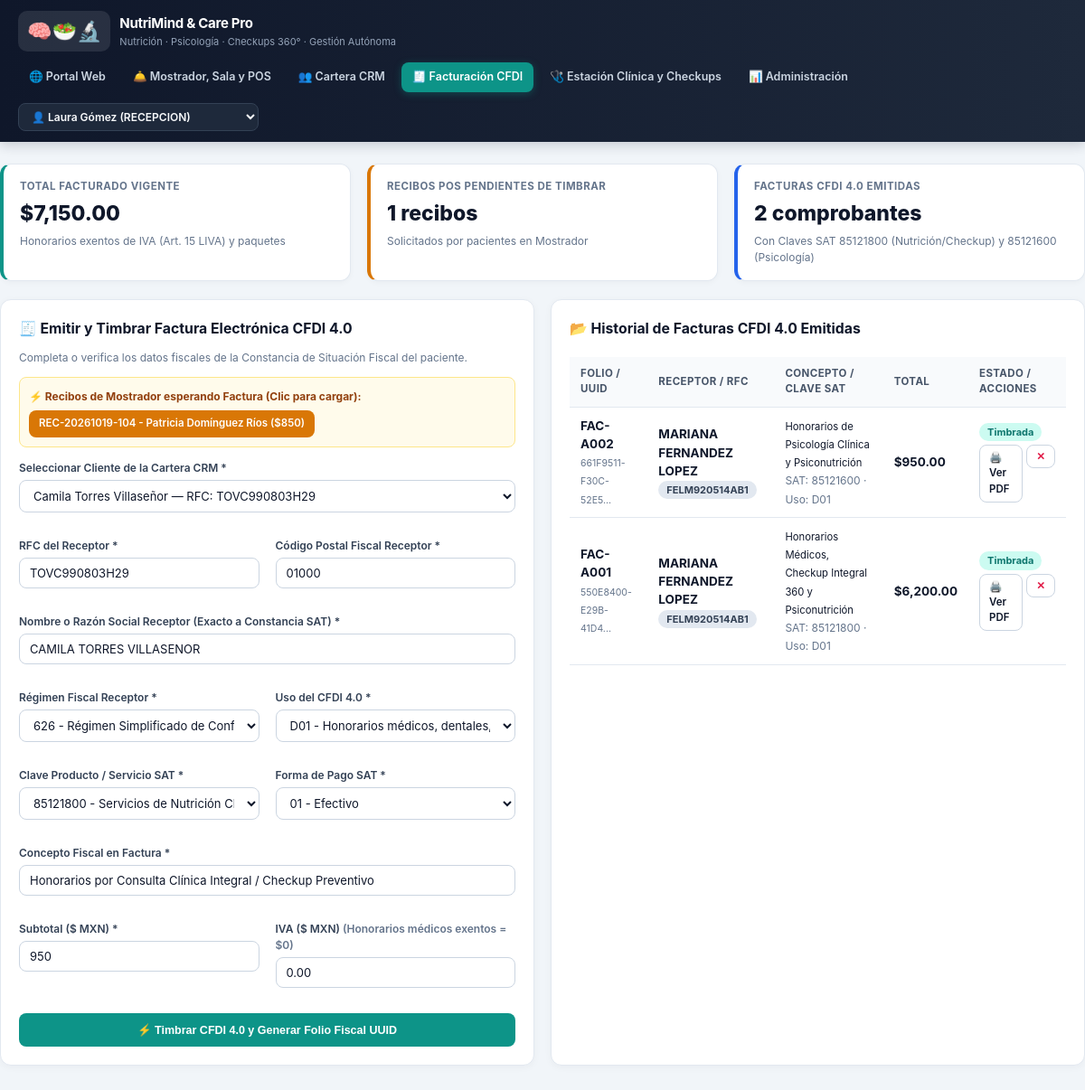
/facturacion.php?paciente_id=3, run on the app's committed database.
### tables this page shows
CREATE TABLE IF NOT EXISTS pagos_caja (
    id INT AUTO_INCREMENT PRIMARY KEY,
    folio_recibo VARCHAR(30) NOT NULL UNIQUE,
    cita_id INT DEFAULT NULL,
    paciente_id INT DEFAULT NULL,
    nutriologo_id INT NOT NULL,
    servicio_id INT DEFAULT NULL,
    categoria_ingreso ENUM('nutricion', 'psicologia', 'psiconutricion', 'checkup', 'paquete', 'abono_saldo') NOT NULL DEFAULT 'nutricion',
    concepto VARCHAR(180) NOT NULL,
    monto DECIMAL(10,2) NOT NULL,
    descuento DECIMAL(10,2) DEFAULT 0.00,
    impuestos DECIMAL(10,2) DEFAULT 0.00,
    total_pagado DECIMAL(10,2) NOT NULL,
    saldo_pendiente_generado DECIMAL(10,2) DEFAULT 0.00,
    metodo_pago ENUM('efectivo', 'tarjeta_credito', 'tarjeta_debito', 'transferencia', 'redencion_paquete') NOT NULL DEFAULT 'efectivo',
    referencia_pago VARCHAR(80) DEFAULT NULL,
    comision_especialista DECIMAL(10,2) DEFAULT 0.00,
    requiere_factura TINYINT(1) DEFAULT 0,
    estado_factura ENUM('no_solicitada', 'pendiente', 'timbrada', 'cancelada') DEFAULT 'no_solicitada',
    registrado_por INT NOT NULL,
    fecha_pago DATETIME DEFAULT CURRENT_TIMESTAMP,
    FOREIGN KEY (nutriologo_id) REFERENCES usuarios(id) ON DELETE RESTRICT
);

CREATE TABLE IF NOT EXISTS pacientes (
    id INT AUTO_INCREMENT PRIMARY KEY,
    folio_expediente VARCHAR(25) NOT NULL UNIQUE,
    nutriologo_id INT DEFAULT NULL,
    psicologo_id INT DEFAULT NULL,
    modalidad_atencion ENUM('nutricion', 'psicologia', 'psiconutricion_integral', 'checkup_preventivo') NOT NULL DEFAULT 'psiconutricion_integral',
    nombre_completo VARCHAR(150) NOT NULL,
    fecha_nacimiento DATE NOT NULL,
    sexo ENUM('F', 'M', 'Otro') NOT NULL DEFAULT 'F',
    telefono_whatsapp VARCHAR(25) NOT NULL,
    email VARCHAR(120) DEFAULT NULL,
    ocupacion VARCHAR(100) DEFAULT NULL,
    contacto_emergencia VARCHAR(150) DEFAULT NULL,
    estatus_cartera ENUM('activo', 'en_riesgo', 'inactivo', 'alta_clinica') NOT NULL DEFAULT 'activo',
    nombre_paquete_activo VARCHAR(120) DEFAULT NULL,
    sesiones_disponibles_nutri INT DEFAULT 0,
    sesiones_disponibles_psico INT DEFAULT 0,
    checkups_disponibles INT DEFAULT 0,
    saldo_pendiente DECIMAL(10,2) DEFAULT 0.00,
    total_historico_pagado DECIMAL(10,2) DEFAULT 0.00,
    ultima_visita DATE DEFAULT NULL,
    proxima_cita_sugerida DATE DEFAULT NULL,
    rfc VARCHAR(15) DEFAULT 'XAXX010101000',
    razon_social VARCHAR(180) DEFAULT NULL,
    regimen_fiscal VARCHAR(10) DEFAULT '612',
    codigo_postal_fiscal VARCHAR(10) DEFAULT NULL,
    uso_cfdi VARCHAR(10) DEFAULT 'D01',
    email_facturacion VARCHAR(120) DEFAULT NULL,
    objetivo_principal VARCHAR(200) NOT NULL,
    motivo_psicologico VARCHAR(220) DEFAULT NULL,
    antecedentes_heredofamiliares TEXT DEFAULT NULL,
    antecedentes_patologicos TEXT DEFAULT NULL,
    alergias_intolerancias TEXT DEFAULT NULL,
    medicamentos_suplementos TEXT DEFAULT NULL,
    nivel_actividad_fisica ENUM('sedentario', 'ligero', 'moderado', 'activo', 'muy_activo') DEFAULT 'ligero',
    recordatorio_24h TEXT DEFAULT NULL,
    notas_crm_seguimiento TEXT DEFAULT NULL,
    creado_en TIMESTAMP DEFAULT CURRENT_TIMESTAMP,
    FOREIGN KEY (nutriologo_id) REFERENCES usuarios(id) ON DELETE SET NULL,
    FOREIGN KEY (psicologo_id) REFERENCES usuarios(id) ON DELETE SET NULL
);

CREATE TABLE IF NOT EXISTS facturas_cfdi (
    id INT AUTO_INCREMENT PRIMARY KEY,
    folio_factura VARCHAR(25) NOT NULL UNIQUE,
    uuid_fiscal VARCHAR(45) NOT NULL UNIQUE,
    pago_id INT DEFAULT NULL,
    paciente_id INT NOT NULL,
    rfc_receptor VARCHAR(15) NOT NULL,
    razon_social_receptor VARCHAR(180) NOT NULL,
    regimen_fiscal_receptor VARCHAR(10) NOT NULL DEFAULT '612',
    cp_receptor VARCHAR(10) NOT NULL,
    uso_cfdi VARCHAR(10) NOT NULL DEFAULT 'D01',
    clave_prod_serv VARCHAR(15) NOT NULL DEFAULT '85121800',
    clave_unidad VARCHAR(10) NOT NULL DEFAULT 'E48',
    concepto VARCHAR(200) NOT NULL,
    forma_pago_sat VARCHAR(10) NOT NULL DEFAULT '04',
    metodo_pago_sat VARCHAR(5) NOT NULL DEFAULT 'PUE',
    subtotal DECIMAL(10,2) NOT NULL,
    iva DECIMAL(10,2) DEFAULT 0.00,
    total DECIMAL(10,2) NOT NULL,
    estado ENUM('timbrada', 'pendiente', 'cancelada') NOT NULL DEFAULT 'timbrada',
    fecha_emision DATETIME DEFAULT CURRENT_TIMESTAMP,
    FOREIGN KEY (paciente_id) REFERENCES pacientes(id) ON DELETE RESTRICT
);

### facturacion.php (the view, shortened to what this page needs)
<?php
require_once __DIR__ . '/db_connection.php';
$pdo = getDB();
$pacienteSeleccionadoId = isset($_GET['paciente_id']) ? (int)$_GET['paciente_id'] : 0;
$pagoPre = null;
$pacientePre = null;
if ($pacienteSeleccionadoId > 0) {
    $stmtPac = $pdo->prepare("SELECT * FROM pacientes WHERE id = ?");
    $stmtPac->execute([$pacienteSeleccionadoId]);
    $pacientePre = $stmtPac->fetch();
}
$pagosPendientesFactura = $pdo->query("SELECT pg.*, p.nombre_completo, p.rfc
    FROM pagos_caja pg
    LEFT JOIN pacientes p ON pg.paciente_id = p.id
    WHERE pg.estado_factura = 'pendiente'
    ORDER BY pg.id DESC")->fetchAll();
$facturasEmitidas = $pdo->query("SELECT f.*, p.nombre_completo
    FROM facturas_cfdi f
    JOIN pacientes p ON f.paciente_id = p.id
    ORDER BY f.id DESC")->fetchAll();
$pacientesList = $pdo->query("SELECT id, folio_expediente, nombre_completo, rfc, razon_social, regimen_fiscal, codigo_postal_fiscal, uso_cfdi FROM pacientes ORDER BY nombre_completo ASC")->fetchAll();
$totalFacturadoMes = 0.0;
foreach ($facturasEmitidas as $fe) {
    if ($fe['estado'] === 'timbrada') {
        $totalFacturadoMes += (float)$fe['total'];
    }
}
?>
<!DOCTYPE html>
<html lang="es">
<head>
    <link rel="stylesheet" href="style.css">
</head>
<body>
    <main class="container section-pad">
        <div class="grid-3 no-print" style="margin-bottom:20px;">
            <div class="kpi-card">
                <div class="kpi-title">Total Facturado Vigente</div>
                <div class="kpi-value">$<?= number_format($totalFacturadoMes, 2) ?></div>
                <div class="kpi-sub">Honorarios exentos de IVA (Art. 15 LIVA) y paquetes</div>
            </div>
            <div class="kpi-card amber">
                <div class="kpi-title">Recibos POS Pendientes de Timbrar</div>
                <div class="kpi-value"><?= count($pagosPendientesFactura) ?> recibos</div>
                <div class="kpi-sub">Solicitados por pacientes en Mostrador</div>
            </div>
            <div class="kpi-card blue">
                <div class="kpi-title">Facturas CFDI 4.0 Emitidas</div>
                <div class="kpi-value"><?= count($facturasEmitidas) ?> comprobantes</div>
                <div class="kpi-sub">Con Claves SAT 85121800 (Nutrición/Checkup) y 85121600 (Psicología)</div>
            </div>
        </div>
        <div class="grid-2 no-print">
            <div class="card">
                <h3>🧾 Emitir y Timbrar Factura Electrónica CFDI 4.0</h3>
                <p class="muted" style="margin-bottom:12px;">Completa o verifica los datos fiscales de la Constancia de Situación Fiscal del paciente.</p>
                <?php if (!empty($pagosPendientesFactura)): ?>
                <div style="background:#fffbeb; border:1px solid #fde68a; border-radius:8px; padding:10px; margin-bottom:14px;">
                    <strong style="color:#92400e; font-size:12px;">⚡ Recibos de Mostrador esperando Factura (Clic para cargar):</strong>
                    <div style="display:flex; gap:6px; flex-wrap:wrap; margin-top:6px;">
                        <?php foreach ($pagosPendientesFactura as $ppf): ?>
                            <a href="facturacion.php?pago_id=<?= (int)$ppf['id'] ?>" class="btn btn-amber btn-sm">
                                <?= htmlspecialchars($ppf['folio_recibo']) ?> - <?= htmlspecialchars($ppf['nombre_completo'] ?: 'Mostrador') ?> ($<?= number_format((float)$ppf['total_pagado'], 0) ?>)
                            </a>
                        <?php endforeach; ?>
                    </div>
                </div>
                <?php endif; ?>
                <form method="POST" class="grid-2">
                    <label style="grid-column: span 2;">Seleccionar Cliente de la Cartera CRM *
                        <select name="paciente_id" id="fac_paciente" onchange="cargarDatosFiscalesCliente(this)" required>
                            <?php foreach ($pacientesList as $pl): ?>
                                <option value="<?= (int)$pl['id'] ?>"
                                        data-rfc="<?= htmlspecialchars($pl['rfc']) ?>"
                                        data-razon="<?= htmlspecialchars($pl['razon_social'] ?: strtoupper($pl['nombre_completo'])) ?>"
                                        data-regimen="<?= htmlspecialchars($pl['regimen_fiscal']) ?>"
                                        data-cp="<?= htmlspecialchars($pl['codigo_postal_fiscal'] ?: '03100') ?>"
                                        data-uso="<?= htmlspecialchars($pl['uso_cfdi'] ?: 'D01') ?>"
                                        <?= ($pacienteSeleccionadoId === (int)$pl['id']) ? 'selected' : '' ?>>
                                    <?= htmlspecialchars($pl['nombre_completo']) ?> — RFC: <?= htmlspecialchars($pl['rfc']) ?>
                                </option>
                            <?php endforeach; ?>
                        </select>
                    </label>
                    <label>RFC del Receptor *
                        <input type="text" name="rfc_receptor" id="fac_rfc" value="<?= htmlspecialchars($pacientePre['rfc'] ?? 'XAXX010101000') ?>" maxlength="13" required>
                    </label>
                    <label>Código Postal Fiscal Receptor *
                        <input type="text" name="cp_receptor" id="fac_cp" value="<?= htmlspecialchars($pacientePre['codigo_postal_fiscal'] ?? '03100') ?>" maxlength="5" required>
                    </label>
                    <label style="grid-column: span 2;">Nombre o Razón Social Receptor (Exacto a Constancia SAT) *
                        <input type="text" name="razon_social_receptor" id="fac_razon" value="<?= htmlspecialchars($pacientePre['razon_social'] ?? strtoupper($pacientePre['nombre_completo'] ?? '')) ?>" required>
                    </label>
                    <label>Régimen Fiscal Receptor *
                        <select name="regimen_fiscal_receptor" id="fac_regimen" required>
                            <?php foreach (getRegimenesSAT() as $code => $label): ?>
                                <option value="<?= htmlspecialchars((string)$code) ?>" <?= (($pacientePre['regimen_fiscal'] ?? '612') === (string)$code) ? 'selected' : '' ?>>
                                    <?= htmlspecialchars($label) ?>
                                </option>
                            <?php endforeach; ?>
                        </select>
                    </label>
                    <label>Uso del CFDI 4.0 *
                        <select name="uso_cfdi" id="fac_uso" required>
                            <?php foreach (getUsosCFDI() as $code => $label): ?>
                                <option value="<?= htmlspecialchars((string)$code) ?>" <?= (($pacientePre['uso_cfdi'] ?? 'D01') === (string)$code) ? 'selected' : '' ?>>
                                    <?= htmlspecialchars($label) ?>
                                </option>
                            <?php endforeach; ?>
                        </select>
                    </label>
                    <label>Clave Producto / Servicio SAT *
                        <select name="clave_prod_serv">
                            <option value="85121800">85121800 - Servicios de Nutrición Clínica y Checkup Metabólico</option>
                        </select>
                    </label>
                    <label>Forma de Pago SAT *
                        <select name="forma_pago_sat">
                            <?php foreach (getFormasPagoSAT() as $code => $label): ?>
                                <option value="<?= htmlspecialchars((string)$code) ?>"><?= htmlspecialchars($label) ?></option>
                            <?php endforeach; ?>
                        </select>
                    </label>
                    <label style="grid-column: span 2;">Concepto Fiscal en Factura *
                        <input type="text" name="concepto" value="<?= htmlspecialchars($pagoPre['concepto'] ?? 'Honorarios por Consulta Clínica Integral / Checkup Preventivo') ?>" required>
                    </label>
                    <label>Subtotal ($ MXN) *
                        <input type="number" name="subtotal" step="0.01" value="<?= (float)($pagoPre['total_pagado'] ?? 950.00) ?>" required>
                    </label>
                    <label>IVA ($ MXN) <small class="muted">(Honorarios médicos exentos = $0)</small>
                        <input type="number" name="iva" step="0.01" value="0.00">
                    </label>
                    <div style="grid-column: span 2;">
                        <button type="submit" class="btn btn-primary" style="width:100%; padding:10px;">⚡ Timbrar CFDI 4.0 y Generar Folio Fiscal UUID</button>
                    </div>
                </form>
            </div>
            <div class="card">
                <h3>📂 Historial de Facturas CFDI 4.0 Emitidas</h3>
                <div class="table-wrap">
                    <table>
                        <thead>
                            <tr>
                                <th>Folio / UUID</th>
                                <th>Receptor / RFC</th>
                                <th>Concepto / Clave SAT</th>
                                <th>Total</th>
                                <th>Estado / Acciones</th>
                            </tr>
                        </thead>
                        <tbody>
                            <?php foreach ($facturasEmitidas as $f): ?>
                            <tr>
                                <td>
                                    <strong><?= htmlspecialchars($f['folio_factura']) ?></strong><br>
                                    <small class="muted" style="font-size:10.5px;"><?= htmlspecialchars(substr($f['uuid_fiscal'], 0, 18)) ?>...</small>
                                </td>
                                <td>
                                    <strong><?= htmlspecialchars($f['razon_social_receptor']) ?></strong><br>
                                    <span class="badge badge-slate"><?= htmlspecialchars($f['rfc_receptor']) ?></span>
                                </td>
                                <td>
                                    <small><?= htmlspecialchars($f['concepto']) ?></small><br>
                                    <small class="muted">SAT: <?= htmlspecialchars($f['clave_prod_serv']) ?> · Uso: <?= htmlspecialchars($f['uso_cfdi']) ?></small>
                                </td>
                                <td><strong>$<?= number_format((float)$f['total'], 2) ?></strong></td>
                                <td>
                                    <?php if ($f['estado'] === 'timbrada'): ?>
                                        <span class="badge badge-teal">Timbrada</span>
                                    <?php else: ?>
                                        <span class="badge badge-rose">Cancelada</span>
                                    <?php endif; ?>
                                    <div style="margin-top:4px; display:flex; gap:4px;">
                                        <a href="facturacion.php?ver_factura_id=<?= (int)$f['id'] ?>" class="btn btn-outline btn-sm">🖨️ Ver PDF</a>
                                        <?php if ($f['estado'] === 'timbrada'): ?>
                                        <form method="POST" style="display:inline;">
                                            <button name="cancelar_factura_id" value="<?= (int)$f['id'] ?>" class="btn btn-outline btn-sm" style="color:var(--rose);">✕</button>
                                        </form>
                                        <?php endif; ?>
                                    </div>
                                </td>
                            </tr>
                            <?php endforeach; ?>
                        </tbody>
                    </table>
                </div>
            </div>
        </div>
    </main>
</body>
</html>

### data on the page
pagos_caja: folio_recibo "REC-20261019-104", paciente.nombre_completo "Patricia Domínguez Ríos", total_pagado "850"
pacientes: rfc_receptor "TOVC990803H29", cp_receptor "01000", razon_social_receptor "CAMILA TORRES VILLASENOR", regimen_fiscal_receptor "626 - Régimen Simplificado de Confianza (RESICO)", uso_cfdi "D01 - Honorarios médicos, dentales, psicológicos, nutricionales y checkups"
facturas_cfdi: folio_factura "FAC-A002", uuid_fiscal "661F9511-F30C-52E5", razon_social_receptor "MARIANA FERNANDEZ LOPEZ", rfc_receptor "FELM920514AB1", concepto "Honorarios de Psicología Clínica y Psiconutrición", clave_prod_serv "85121600", uso_cfdi "D01", total "950.00", estado "Timbrada", $f['id'] 2 (drawn)
facturas_cfdi: folio_factura "FAC-A001", uuid_fiscal "550E8400-E29B-41D4", razon_social_receptor "MARIANA FERNANDEZ LOPEZ", rfc_receptor "FELM920514AB1", concepto "Honorarios Médicos, Checkup Integral 360 y Psiconutrición", clave_prod_serv "85121800", uso_cfdi "D01", total "6,200.00", estado "Timbrada", $f['id'] 1 (drawn)

### other printed values
$totalFacturadoMes "7,150.00"
count($pagosPendientesFactura) "1"
count($facturasEmitidas) "2"
form field paciente_id "Camila Torres Villaseñor — RFC: TOVC990803H29"
form field forma_pago_sat "01 - Efectivo"
